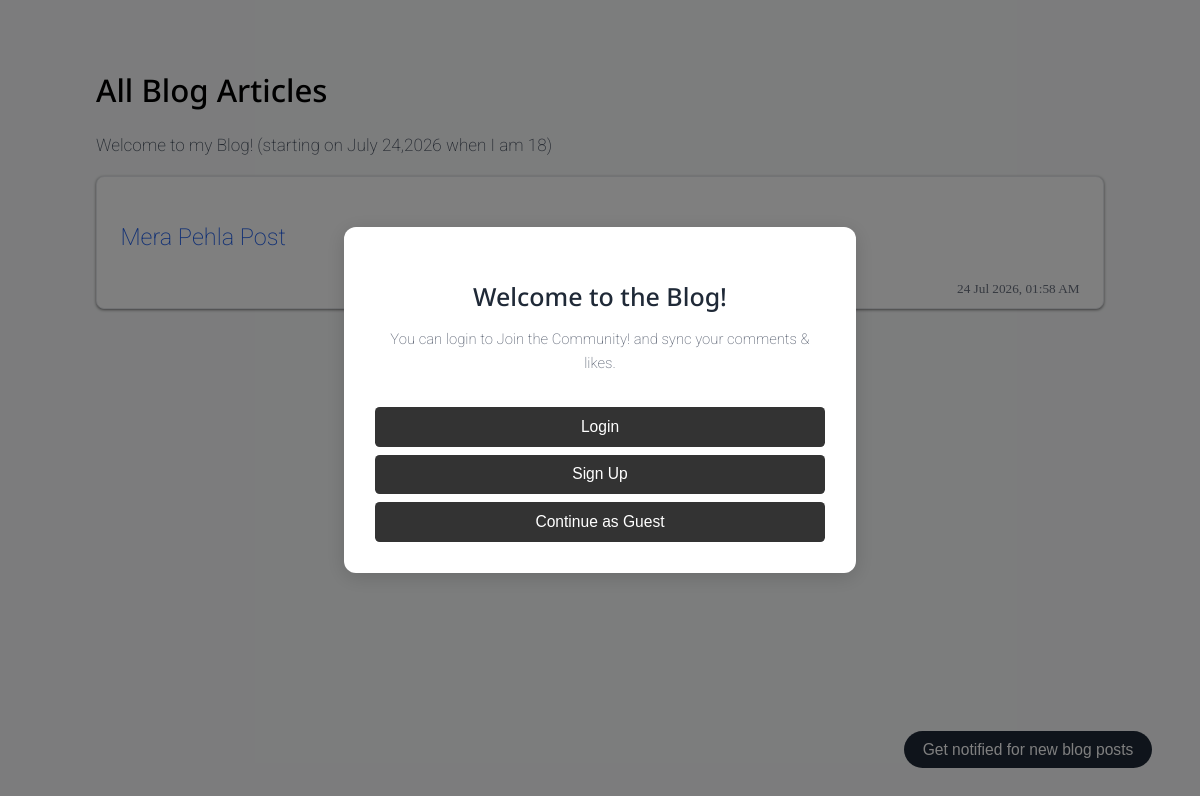
The app's page /, older data.
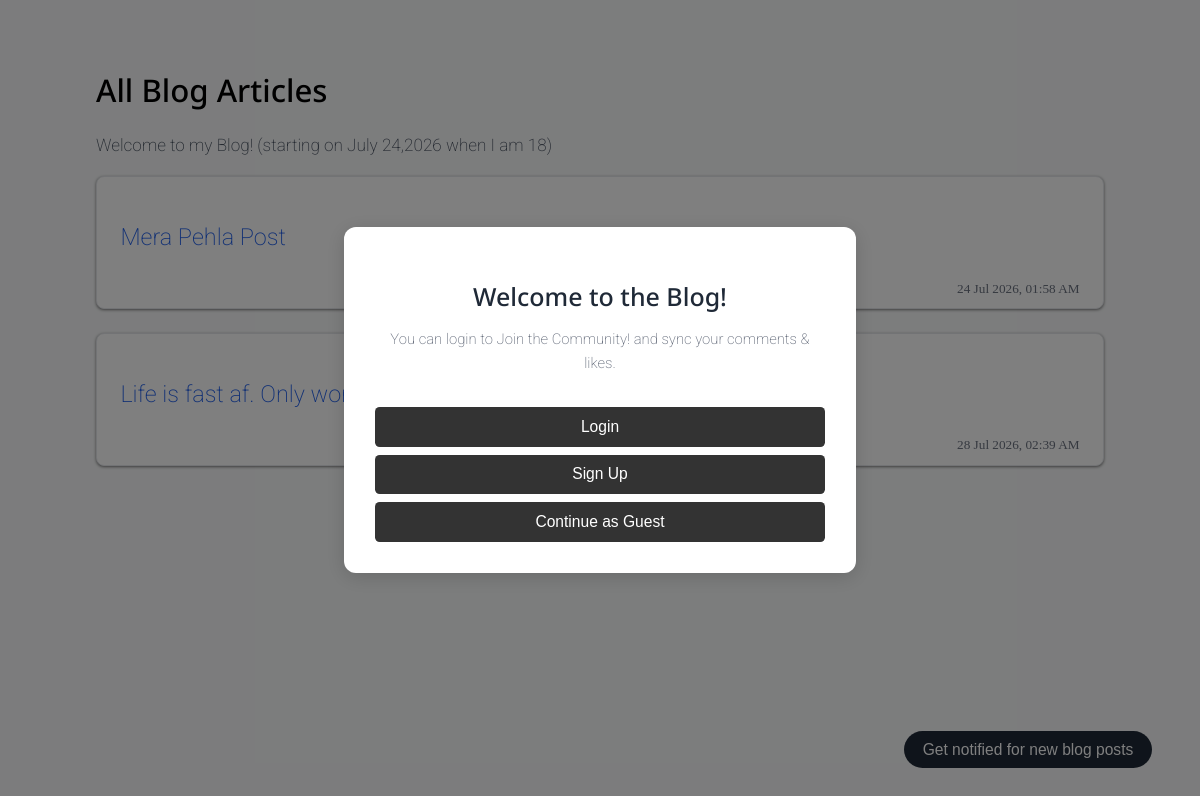
The same page, newer data.
### blogapp/models.py (models this page shows, shortened)
class Article(models.Model):
    title = models.CharField(max_length=200)
    slug = models.SlugField(unique=True)
    content = models.TextField()
    created_at = models.DateTimeField(auto_now_add=True)
    updated_at = models.DateTimeField(auto_now=True)
    likes = models.PositiveIntegerField(default=0)

### blogapp/views.py (the view)
# urls.py: path('', views.all_articles_view, name='home'),
def all_articles_view(request):
    show_welcome_popup = not request.user.is_authenticated and not request.session.get('guest_accepted', False)
    articles = Article.objects.all()
    return render(request, 'blogapp/all_articles.html', {'show_welcome_popup': show_welcome_popup, 'articles': articles})

### blogapp/templates/blogapp/all_articles.html (shortened to what this page needs)
{% extends 'blogapp/base.html' %}
{% block content %}
<main style="padding: 6vh 8vw;">
    <h1>All Blog Articles</h1>
    <p>Welcome to my Blog! (starting on July 24,2026 when I am 18)</p>
    <div class="articles-list">
        {% for article in articles %}
            <div class="article-card">
                <h2>
                    <a href="{% url 'article_detail' article.slug %}" style="color: #2563eb; text-decoration: none;">{{ article.title }}</a>
                </h2>
                <div class="article-date">
                    {{ article.created_at|date:"d M Y, h:i A" }}
                </div>
            </div>
        {% empty %}
            <p style="color: #9ca3af;">No articles written yet.</p>
        {% endfor %}
    </div>
</main>
<div class="bottom-notify-widget" id="footer-notification-zone">
    {% if not request.user.is_authenticated %}
        <button class="fluid-btn"
                hx-get="{% url 'htmx_signup_form' %}" hx-target="#modal-dynamic-content"
                onclick="document.getElementById('main-auth-modal').style.display='flex';">
            Get notified for new blog posts
        </button>
    {% endif %}
</div>
{% endblock %}

### blogapp/templates/blogapp/base.html (shortened to what this page needs)
{% load static %}
<!DOCTYPE html>
<html lang="en">
<head>
    <link rel="stylesheet" href="{% static 'css/style.css' %}">
</head>
<body hx-headers='{"X-CSRFToken": "{{ csrf_token }}"}' style="margin: 0; padding: 0; min-height: 100vh; background-color: #f9fafb; position: relative;">
    {% block content %}
    {% endblock %}
        {% if not request.user.is_authenticated and not request.session.guest_accepted %}
            <div id="main-auth-modal" class="modal-overlay" style="display: flex; position: fixed; top: 0; left: 0; width: 100vw; height: 100vh; background: rgba(0,0,0,0.5); z-index: 9999; align-items: center; justify-content: center;">
        {% else %}
            <div id="main-auth-modal" class="modal-overlay" style="display: none; position: fixed; top: 0; left: 0; width: 100vw; height: 100vh; background: rgba(0,0,0,0.5); z-index: 9999; align-items: center; justify-content: center;">
        {% endif %}
        <div class="modal-box" id="modal-dynamic-content"
            style="background: white; padding: 2rem; border-radius: 12px; width: 90vw; max-width: 450px;
                max-height: 82vh; overflow-y: auto; box-shadow: 0 4px 20px rgba(0, 0, 0, 0.15); text-align: center;">
            {% include 'blogapp/partials/welcome_modal_inner.html' %}
        </div>
    </div>
</body>
</html>

### blogapp/templates/blogapp/partials/welcome_modal_inner.html
<h2 style="font-size: 1.6rem; margin-bottom: 1rem; color: #1f2937;">Welcome to the Blog!</h2>
<p style="color: #6b7280; margin-bottom: 1.5rem; font-size: 0.95rem;">You can login to Join the Community! and sync your comments & likes.</p>
<button class="fluid-btn" style="background: #333; color: white;"
        hx-get="{% url 'htmx_login_form' %}" hx-target="#modal-dynamic-content">Login</button>
<button class="fluid-btn" style="background: #333; color: white;"
        hx-get="{% url 'htmx_signup_form' %}" hx-target="#modal-dynamic-content">Sign Up</button>
<button class="fluid-btn" style="background: #333; color: white;"
        hx-get="{% url 'continue_guest' %}" hx-target="#main-auth-modal" hx-swap="none"
        onclick="localStorage.setItem('guest_session_active', 'true'); document.getElementById('main-auth-modal').style.display='none';">
    Continue as Guest
</button>

### static/css/style.css (style rules this page uses)
html { font-size: 1.3vw; }
body { margin-left: 12vw; margin-right: 12vw; }
h1, h2, h3, label { font-family: "Noto Sans", sans-serif !important; font-optical-sizing: auto; font-weight: 500; font-style: normal; font-variation-settings: "wdth" 100; }
p, a { font-family: "Roboto", sans-serif; font-optical-sizing: auto; font-weight: 200; font-style: normal; font-variation-settings: "wdth" 100; }
.modal-overlay { position: fixed; top: 0; left: 0; width: 100vw; height: 100vh; background-color: rgba(0, 0, 0, 0.7); display: flex; justify-content: center; align-items: center; z-index: 999; }
.modal-box { background: #ffffff; width: 60vw; max-width: 25rem; padding: 2rem; border-radius: 0.5rem; box-shadow: 0 1rem 2rem rgba(0, 0, 0, 0.2); text-align: center; }
.fluid-btn { width: 100%; padding: 0.7rem; font-size: 1rem; border: none; border-radius: 0.3rem; cursor: pointer; margin-top: 0.5rem; }
.bottom-notify-widget { position: fixed; bottom: 4vh; right: 4vw; z-index: 90; }
.bottom-notify-widget .fluid-btn { width: auto; border-radius: 2rem; padding: 0.6rem 1.2rem; }
p { font-size: 1.1rem; color: #4b5563; line-height: 1.6; }
.articles-list { display: flex; flex-direction: column; gap: 1.5rem; }
.article-card { padding: 1.5rem; position: relative; padding-bottom: 2.5rem; border: 1px solid #e5e7eb; border-radius: 8px; background: #fff; box-shadow: 0 1px 3px rgba(0, 0, 0, 0.5); }
h2 { font-size: 1.5rem; margin-bottom: 0.5rem; }
.article-date { position: absolute; bottom: 0.75rem; right: 1.5rem; font-size: 0.85rem; color: #6b7280 }
.fluid-btn { background: #1f2937; color: white; }

Row changes from the older to the newer data that the page shows:
added Article: title "Life is fast af. Only work…", created_at "28 Jul 2026, 02:39 AM"
